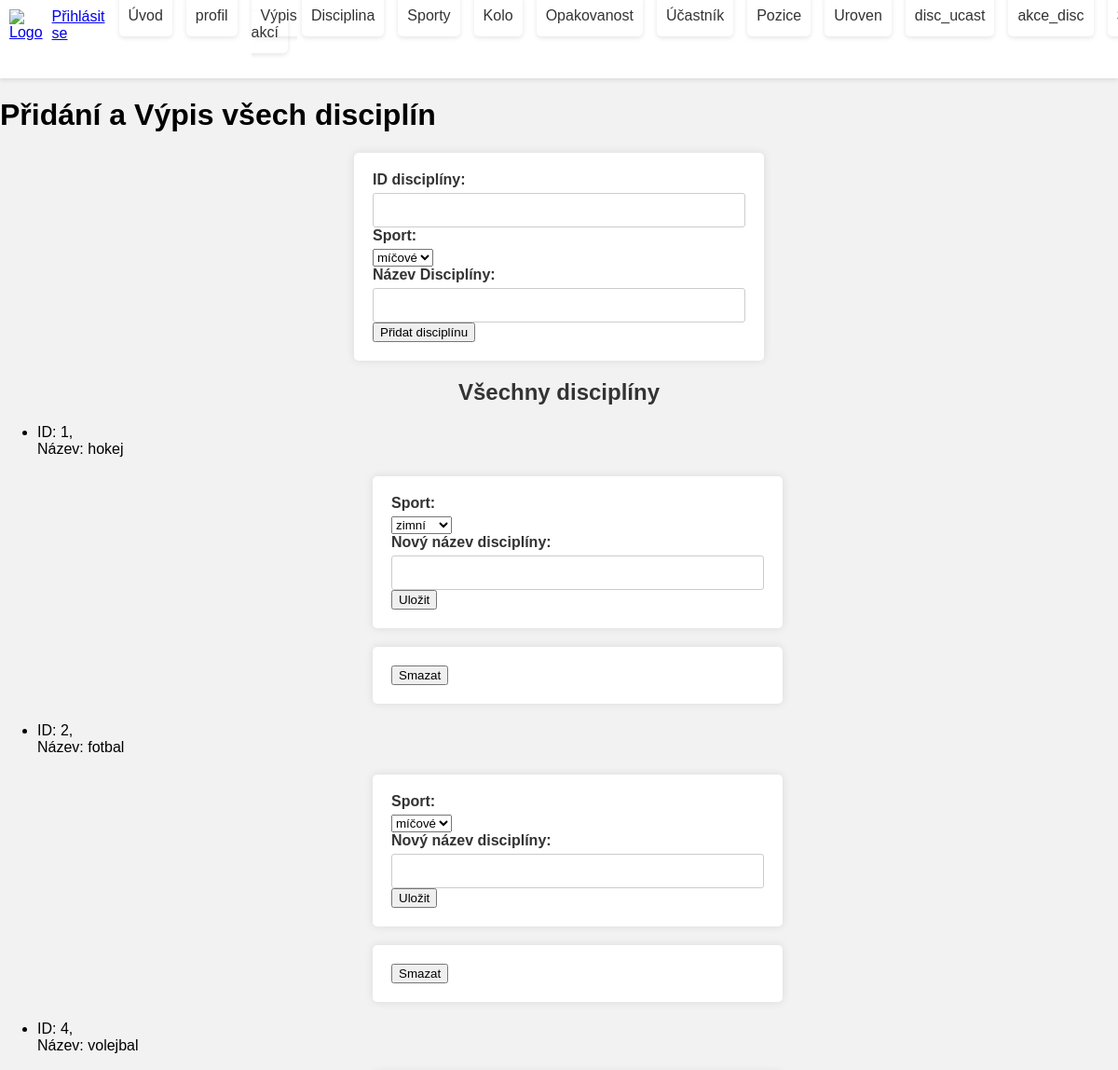
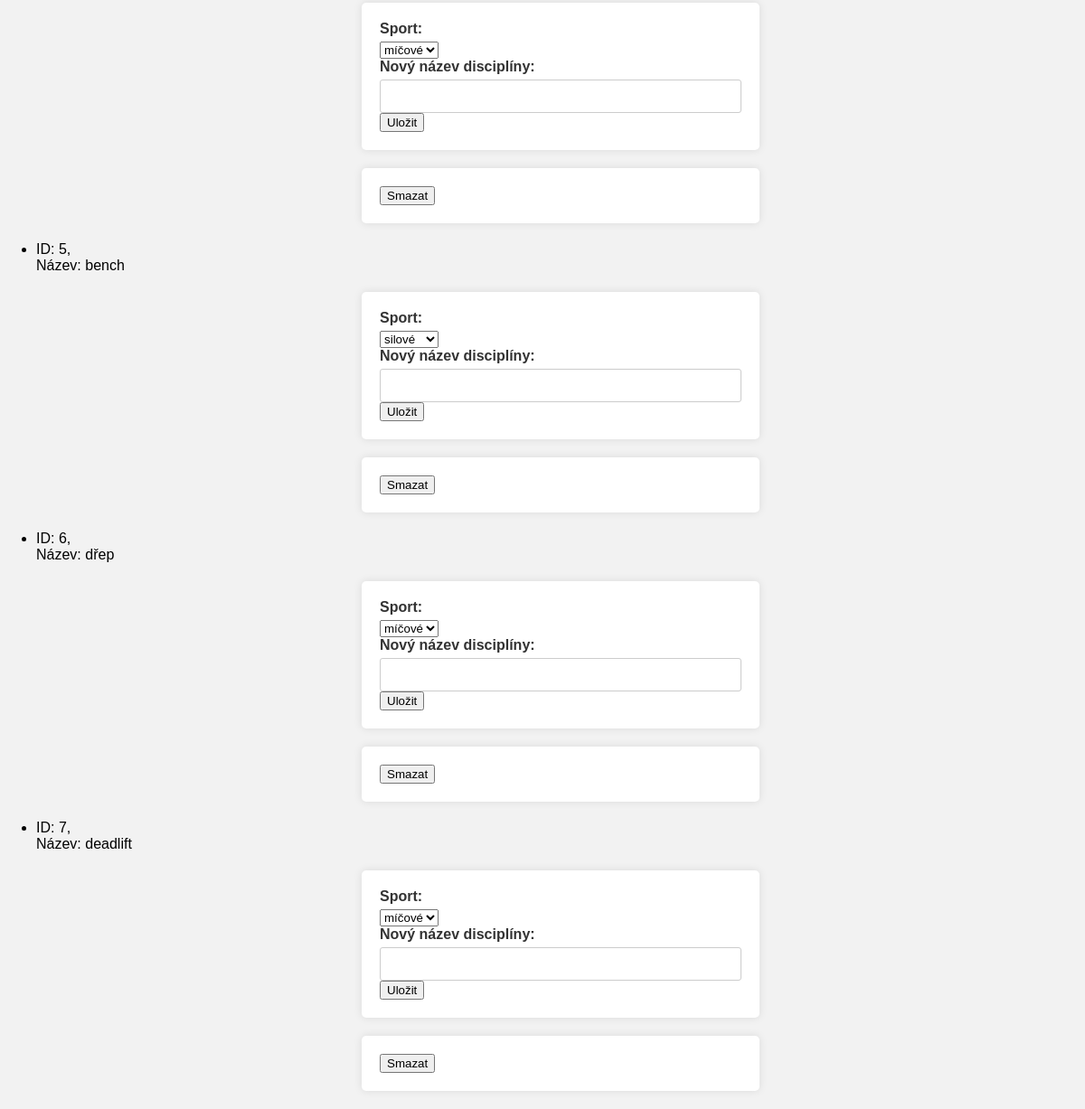
The app's page /disciplina with its own data (2 pictures, top to bottom).
### tables this page shows
CREATE TABLE `disciplina` (
  `id_disc` int(3) NOT NULL,
  `id_sport` int(3) NOT NULL,
  `nazev_disc` varchar(50) NOT NULL
);

CREATE TABLE `sport` (
  `id_sport` int(3) NOT NULL,
  `nazev_sportu` varchar(30) NOT NULL
);

### kontrolery/Kontroler.php (called while the page is built, shortened)
<?php
abstract class Kontroler {
    protected $pohled = "";
    public function __construct() {
        $spravceUzivatelu = new ModelyUzivatel;
        $this->prihlasenyUzivatel =
            $spravceUzivatelu->vratPrihlasenehoUzivatele();
    }
    public function vypisPohled() {
        require "pohledy/{$this->pohled}.phtml";
    }
}

### index.php (called while the page is built, shortened)
<?php
$smerovac = new SmerovacKontroler();
$smerovac->zpracuj([$_SERVER["REQUEST_URI"]]);
$smerovac->vypisPohled();

### modely/ModelyUzivatel.php (called while the page is built, shortened)
<?php
class ModelyUzivatel {
    public function vratPrihlasenehoUzivatele() {
        if (isset($_SESSION["uzivatel"]))
          return $_SESSION["uzivatel"];
        else
          return false;
    }
}
?>

### modely/Db.php (called while the page is built, shortened)
<?php
class Db {
  private static $spojeni;
  private static $nastaveni = array(
		PDO::ATTR_ERRMODE => PDO::ERRMODE_EXCEPTION,
		PDO::ATTR_EMULATE_PREPARES => false,
	);
  public static function pripoj($server, $uzivatel, $heslo, $databaze)
  {
	  if (!isset(self::$spojeni))
      {
        $dsn = "mysql:host=$server;dbname=$databaze;charset=utf8";
			 self::$spojeni = new PDO(
				$dsn,
				$uzivatel,
				$heslo,
				self::$nastaveni
			 );
	  }
	}
  public static function dotazVsechny($dotaz, $parametry = array()) {
		$navrat = self::$spojeni->prepare($dotaz);
		$navrat->execute($parametry);
		return $navrat->fetchAll();
	}
}

### modely/ModelySport.php (called while the page is built, shortened)
<?php
class ModelySport{
    public function vratVsechnySporty() {
        $sql = "
            SELECT *
            FROM sport
        ";
        $sport = Db::dotazVsechny($sql);
        return $sport;
      }
}
?>

### kontrolery/DisciplinaKontroler.php (called while the page is built, shortened)
<?php
class DisciplinaKontroler extends Kontroler {
    public function zpracuj($parametry) {
        $modelDisciplin= new ModelyDisciplina();
        $modelSporty= new ModelySport();
        $discipliny=$modelDisciplin->vratVsechnyDiscipliny();
        $sporty=$modelSporty->vratVsechnySporty();
    }
}

### kontrolery/SmerovacKontroler.php (called while the page is built, shortened)
<?php
class SmerovacKontroler extends Kontroler {
  public function zpracuj($parametry) {
     $url = $parametry[0];
     $castiCesty = $this->parsujURL($url);
     if (empty($castiCesty[0])) {
        $this->presmeruj("uvod");
     }
     else {
          $castNazvuKontroleru = array_shift($castiCesty);
          $nazevKontroleru = $this->pomlckyDoVelbloudiNotace($castNazvuKontroleru)
                              . "Kontroler";
          if (file_exists("kontrolery/$nazevKontroleru.php")) {
            $this->kontroler = new $nazevKontroleru;
            $this->kontroler->zpracuj($castiCesty);
          } else {
            $this->presmeruj("chyba");
          }
     }
  }
  private function pomlckyDoVelbloudiNotace($text) {
      $text = str_replace("-", " ", $text);
      $text = ucwords($text);
      $text = str_replace(" ", "", $text);
      return $text;
  }
  private function parsujURL($url) {
      $naparsovanaURL = parse_url($url);
      $cesta = $naparsovanaURL["path"];
      $cesta = ltrim($cesta, "/");
      $cesta = trim($cesta);
      $rozdelenaCesta = explode("/", $cesta);
      return $rozdelenaCesta;
  }
}
?>

### modely/ModelyDisciplina.php (called while the page is built, shortened)
<?php
class ModelyDisciplina{
    public function vratVsechnyDiscipliny() {
        $sql = "
            SELECT *
            FROM disciplina
        ";
        $disciplina = Db::dotazVsechny($sql);
        return $disciplina;
      }
}
?>

### pohledy/disciplina.phtml (the view, shortened to what this page needs)
<h1>Přidání a Výpis všech disciplín</h1>
<form method="post">
    <label for="id_disc">ID disciplíny:</label>
    <input type="number" name="id_disc">
    <label for="id_disc">Sport:</label>
    <select name="id_sport">
        <?php foreach ($this->data['sporty'] as $sport): ?>
            <option value="<?php echo $sport['id_sport']; ?>">
                <?php echo $sport['nazev_sportu'] ?>
            </option>
        <?php endforeach; ?>
    </select>
    <label for="nazev_disc">Název Disciplíny:</label>
    <input type="text" name="nazev_disc" required>
    <button type="submit" name="pridej">Přidat disciplínu</button>
</form>
<?php if (isset($this->data['discipliny']) && !empty($this->data['discipliny'])): ?>
    <h2>Všechny disciplíny</h2>
    <ul>
    <?php foreach ($this->data['discipliny'] as $disc): ?>
            <li>ID: <?php echo $disc['id_disc']; ?>, <br>Název: <?php echo $disc['nazev_disc']; ?>
                <form method="post">
                    <label for="id_sport">Sport:</label>
                        <select name="id_sport">
                            <?php foreach ($this->data['sporty'] as $sport): ?>
                                <option value="<?php echo $sport['id_sport']; ?>" <?php echo ($disc['id_sport'] == $sport['id_sport']) ? 'selected' : ''; ?>>
                                    <?php echo $sport['nazev_sportu']; ?>
                                </option>
                            <?php endforeach; ?>
                        </select>
                    <label for="novy_nazev_discipliny">Nový název disciplíny:</label>
                    <input type="text" name="novy_nazev_discipliny" >
                    <button type="submit" name="ulozit">Uložit</button>
                </form>
                <form method="post">
                    <button type="submit" name="smazat">Smazat</button>
                </form>
            </li>
        <?php endforeach; ?>
    </ul>
<?php else: ?>
    <p>Nejsou k dispozici žádné disciplíny.</p>
<?php endif; ?>

### pohledy/rozlozeni.phtml (shortened to what this page needs)
<!DOCTYPE html>
<html lang="cs">
<head>
    <link rel="stylesheet" href="<?php $_SERVER["DOCUMENT_ROOT"] ?> /pohledy/styly.css">
</head>
<body>
    <header>
        <div class="header-content">
            <div class="logo">
                <a href="uvod">
                    <img src="fotky/logo.jpg" alt="Logo">
                </a>
            </div>
            <div class="prihlaseni-odhlaseni">
                <?php if ($this->prihlasenyUzivatel) { ?>
                    <a href="odhlaseni">Odhlásit se</a>
                <?php } else { ?>
                    <a href="login">Přihlásit se</a>
                <?php } ?>
            </div>
            <nav>
            <ul>
            <li><a href="uvod">Úvod</a></li>
            <li><a href="profil">profil</a></li>
            <li><a href="vypisakci">Výpis akcí</a></li>
            <li><a href="disciplina">Disciplina</a></li>
            <li><a href="sporty">Sporty</a></li>
            <li><a href="kolo">Kolo</a></li>
            <li><a href="opakovanost">Opakovanost</a></li>
            <li><a href="ucastnik">Účastník</a></li>
            <li><a href="pozice">Pozice</a></li>
            <li><a href="uroven">Uroven</a></li>
            <li><a href="discucast">disc_ucast</a></li>
            <li><a href="akcedisc">akce_disc</a></li>
            <li><a href="soupiska">Soupiska</a></li>
        </ul>
            </nav>
        </div>
    </header>
    <main>
        <?php
            $this->kontroler->vypisPohled();
        ?>
    </main>
</body>
</html>

### pohledy/styly.css (style rules this page uses)
body { margin: 0; font-family: 'Arial', sans-serif; }
header { background-color: #ffffff; overflow: hidden; box-shadow: 0 2px 5px rgba(0, 0, 0, 0.1); }
.header-content { display: flex; align-items: center; }
.logo { padding: 10px; }
.logo img { height: 70px; }
nav ul { display: flex; list-style: none; margin: 0; padding: 0; }
nav a { color: #333; text-align: center; padding: 14px 10px; text-decoration: none; border-radius: 5px; box-shadow: 0 2px 5px rgba(0, 0, 0, 0.1); margin-right: 15px; }
.prihlaseni-odhlaseni { margin-left: auto; margin-right: 15px; }
body { font-family: 'Arial', sans-serif; background-color: #f2f2f2; margin: 0; }
h2 { text-align: center; color: #333; }
form { max-width: 400px; margin: 20px auto; background-color: #ffffff; padding: 20px; border-radius: 5px; box-shadow: 0 0 10px rgba(0, 0, 0, 0.1); }
div { margin-bottom: 15px; }
label { display: block; font-weight: bold; margin-bottom: 5px; color: #333; }
input { width: 100%; padding: 10px; box-sizing: border-box; border: 1px solid #ccc; border-radius: 3px; }

### records on screen
disciplina: id_disc "1", nazev_disc "hokej", id_sport "zimní"
disciplina: id_disc "2", nazev_disc "fotbal", id_sport "míčové"
disciplina: id_disc "4", nazev_disc "volejbal", id_sport "míčové"
disciplina: id_disc "5", nazev_disc "bench", id_sport "silové"
disciplina: id_disc "6", nazev_disc "dřep", id_sport "míčové"
disciplina: id_disc "7", nazev_disc "deadlift", id_sport "míčové"

### other values on screen
form field id_sport "míčové"
